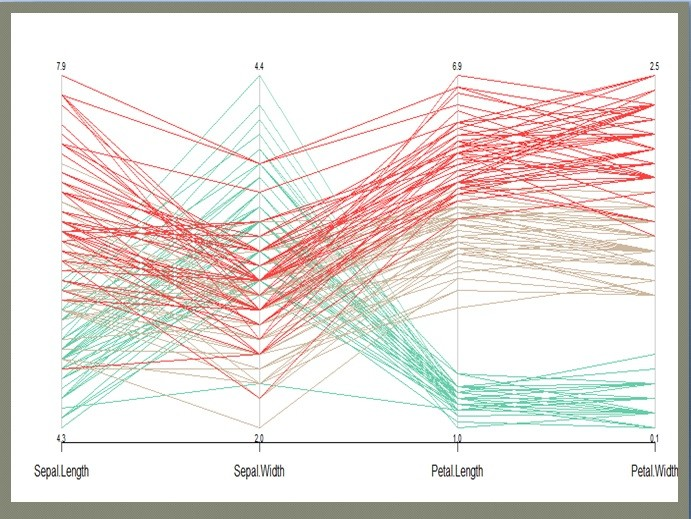
#> input picture notebooks/images/66.jpeg, 691 x 519 px; its folder holds only this picture in this run
$ python -i peak_clustering_category_separator.py   (imports and definitions only)
#> lines starting #> are read from the running program, lines starting #| are printed output that depends on the picture; after the words box and inside, x2 and y2 are one past the last pixel; in counts of white or black regions, pixels touching at a corner belong together
#> in process_single_image_with_peaks, img_bgr is the input picture: shape (519, 691, 3); mean B, G, R 220.4, 224.1, 230.2
from scipy.signal import find_peaks
import cv2
import numpy as np
from sklearn.cluster import DBSCAN
import os
from pathlib import Path
import json
import re


class PeakClusteringCategorySeparator:
    """
    Peak-aware clustering + category separation (white background).

      1) Build a hue histogram from saturation/value-filtered pixels.
      2) Detect peaks on the histogram.
      3) Optionally keep only the top-K strongest peaks.
      4) Keep only pixels whose hue lies within +/- peak_tol of any selected peak.
      5) Run DBSCAN on this filtered hue set.
      6) Apply resulting hue ranges to the image (white background, with lines).

    This is a standalone version (no inheritance from ClusteringCategorySeparator).
    """

    # ---------- Small utilities ----------

    @staticmethod
    def _json_exists(p):
        return bool(p) and os.path.exists(p)

    # [13 lines left out: function _closest_category, not called in this run]

    def _build_masks_from_ranges(self, hsv_img, cluster_ranges, pad=5):
        """
        Build binary masks per cluster from (min_hue, max_hue, center).

        Parameters
        ----------
        hsv_img : np.ndarray (H,W,3) HSV image
        cluster_ranges : dict[int] -> (hmin, hmax, center)
        pad : int
            Extra margin in hue around [hmin, hmax].

        Returns
        -------
        masks : list of (cluster_id, mask, center_hue)
            Sorted by center_hue ascending for stable naming.
        """
        masks = []
        for cid, (hmin, hmax, center) in cluster_ranges.items():
            low = np.array([max(0, hmin - pad), 50, 50], dtype=np.uint8)
            high = np.array([min(179, hmax + pad), 255, 255], dtype=np.uint8)
            mask = cv2.inRange(hsv_img, low, high)
            if np.count_nonzero(mask) == 0:
                continue
            masks.append((cid, mask, center))
        masks.sort(key=lambda t: t[2])  # sort by center hue
        return masks

    # [29 lines left out: function _count_gt_categories_for_crop, not called in this run]

    def _apply_ranges_to_image(
        self,
        crop_path,
        ranges,
        json_path,
        output_dir,
        category_colors=None,
        prefer_gt_lines=True,
    ):
        """
        Apply discovered hue ranges to a single crop and save white-bg cutouts.

        - If `category_colors` is provided (or found in json), outputs are per-category.
        - Otherwise, outputs are named *_cat_1, *_cat_2, ... (ordered by hue).
        - If `prefer_gt_lines` and per-category GT exists in json, use GT lines verbatim.
        - Otherwise, lines are assigned by midpoint-in-mask.

        Returns
        -------
        output_data : list[{"filename": str, "lines": [...] }]
        color_data  : list[{"filename": str, "color_hsv": {...}}]
        """
        os.makedirs(output_dir, exist_ok=True)
        img_bgr = cv2.imread(crop_path)
        if img_bgr is None:
            raise FileNotFoundError(crop_path)
        hsv = cv2.cvtColor(img_bgr, cv2.COLOR_BGR2HSV)

        # Build masks from the provided cluster ranges (sorted by center hue)
        color_masks = self._build_masks_from_ranges(hsv, ranges, pad=5)

        # ---- Load GT lines (both shapes supported) ----
        gt_cat_dict = None  # dict: cat -> list of coords  (if JSON has per-category)
        merged_lines = []   # flat list of coords (fallback)

        if self._json_exists(json_path):
            with open(json_path, "r") as f:
                data = json.load(f)

            # find crop key from filename, e.g. image_10_crop_2_*.png -> crop_2
            m = re.search(r"_crop_(\d+)", Path(crop_path).stem)
            if m:
                crop_key = f"crop_{m.group(1)}"
                crop_val = (data.get("lines") or {}).get(crop_key, [])

                if isinstance(crop_val, dict):
                    gt_cat_dict = crop_val  # keep as-is (preserve types/order)
                    # also prepare a merged list for non-category path
                    for _, coords in (crop_val or {}).items():
                        if coords:
                            merged_lines.extend(coords)
                elif isinstance(crop_val, list):
                    merged_lines = crop_val or []

            # Optional category mapping hints
            if category_colors is None:
                category_colors = data.get("category_colors", None)  # may still be None

        output_data, color_data = [], []

        # ---- With configured categories ----
        if category_colors:
            # Prepare accumulators
            cat_coords = {cat: [] for cat in category_colors}
            cat_masks = {cat: np.zeros(img_bgr.shape[:2], dtype=np.uint8) for cat in category_colors}

            if prefer_gt_lines and isinstance(gt_cat_dict, dict):
                # Use GT coordinates verbatim per category (no reassignment / casting)
                for cat in cat_coords:
                    cat_coords[cat] = gt_cat_dict.get(cat, [])
                # Still build masks for visuals: map each cluster to the nearest category
                for _, m, center in color_masks:
                    cat = self._closest_category((center / 180.0, 1, 1), category_colors)
                    cat_masks[cat] = cv2.bitwise_or(cat_masks[cat], m)
            else:
                # Assign by midpoint-in-mask, then map to closest category
                for line in (merged_lines or []):
                    x1, y1, x2, y2 = map(int, line)
                    mx, my = int((x1 + x2) / 2), int((y1 + y2) / 2)
                    for _, m, center in color_masks:
                        if 0 <= my < m.shape[0] and 0 <= mx < m.shape[1] and m[my, mx] > 0:
                            cat = self._closest_category((center / 180.0, 1, 1), category_colors)
                            cat_coords.setdefault(cat, []).append(line)
                            cat_masks[cat] = cv2.bitwise_or(cat_masks[cat], m)
                            break

            # Save per-category (white bg), unchanged structure
            for cat, m in cat_masks.items():
                if np.count_nonzero(m) == 0:
                    continue
                white = np.full_like(img_bgr, 255)
                fg = cv2.bitwise_and(img_bgr, img_bgr, mask=m)
                inv = cv2.bitwise_not(m)
                out = cv2.bitwise_or(fg, cv2.bitwise_and(white, white, mask=inv))
                out_name = f"{Path(crop_path).stem}_{cat}.png"
                cv2.imwrite(os.path.join(output_dir, out_name), out)

                output_data.append({
                    "filename": out_name,
                    "lines": cat_coords.get(cat, []),
                })
                color_data.append({
                    "filename": out_name,
                    "color_hsv": category_colors[cat],
                })
            return output_data, color_data

        # ---- No configured categories: name outputs *_cat_# in hue order ----
        # Use merged_lines (GT union or flat) and assign by midpoint to cluster masks (stable order).
        cat_coords = {cid: [] for cid, *_ in color_masks}
        for line in (merged_lines or []):
            x1, y1, x2, y2 = map(int, line)
            mx, my = int((x1 + x2) / 2), int((y1 + y2) / 2)
            for cid, m, _ in color_masks:
                if 0 <= my < m.shape[0] and 0 <= mx < m.shape[1] and m[my, mx] > 0:
                    cat_coords[cid].append(line)
                    break

        for idx, (cid, m, center) in enumerate(color_masks, start=1):
            if np.count_nonzero(m) == 0:
                continue
            white = np.full_like(img_bgr, 255)
            fg = cv2.bitwise_and(img_bgr, img_bgr, mask=m)
            inv = cv2.bitwise_not(m)
            out = cv2.bitwise_or(fg, cv2.bitwise_and(white, white, mask=inv))
            out_name = f"{Path(crop_path).stem}_cat_{idx}.png"
            cv2.imwrite(os.path.join(output_dir, out_name), out)

            output_data.append({
                "filename": out_name,
                "lines": cat_coords.get(cid, []),
            })
            color_data.append({
                "filename": out_name,
                "color_hsv": {
                    "h": round(center / 180.0, 2),
                    "s": 1,
                    "v": 1,
                }
            })
        return output_data, color_data

    # ---------- Peak-aware hue clustering ----------

    def _cluster_hues(
        self,
        img_bgr,
        resize_factor,
        eps,
        min_samples,
        sat_thresh=50,
        val_thresh=50,
        use_peaks=True,
        top_k=None,
        peak_height_frac=0.05,
        peak_distance=5,
        peak_tol=10,
    ):
        """
        Downsampled hue clustering with optional peak pre-filtering.

        Returns
        -------
        cluster_ranges : dict[int] -> (min_hue, max_hue, center_hue)
        kept_clusters  : list[int]
        """
#> called with resize_factor = 0.3, eps = 5, min_samples = 200, sat_thresh = 50, val_thresh = 50, use_peaks = True, peak_height_frac = 0.05, peak_distance = 5
        hsv = cv2.cvtColor(img_bgr, cv2.COLOR_BGR2HSV)
#> hsv: shape (519, 691, 3); mean H, S, V 36.1, 19.6, 233.8
        H, S, V = hsv[..., 0], hsv[..., 1], hsv[..., 2]

        # Downsample
        h_small = cv2.resize(
            H, (0, 0), fx=resize_factor, fy=resize_factor, interpolation=cv2.INTER_NEAREST
        )
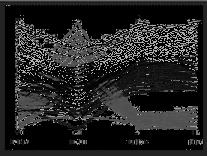
#> h_small: shape (156, 207); min 0, max 179, mean 36
        s_small = cv2.resize(
            S, (0, 0), fx=resize_factor, fy=resize_factor, interpolation=cv2.INTER_NEAREST
        )
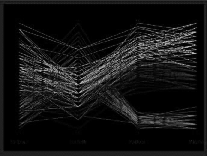
#> s_small: shape (156, 207); min 0, max 188, mean 19.4
        v_small = cv2.resize(
            V, (0, 0), fx=resize_factor, fy=resize_factor, interpolation=cv2.INTER_NEAREST
        )
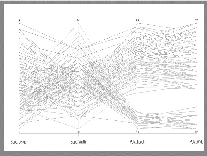
#> v_small: shape (156, 207); min 36, max 255, mean 234.8

        valid_small = (s_small >= sat_thresh) & (v_small >= val_thresh)
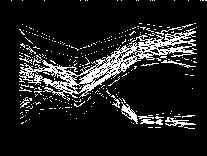
#> valid_small: shape (156, 207) bool; 12.3% white in thin lines or dots, all inside (x1, y1, x2, y2) = (11, 0, 207, 129)
        hue_vals = h_small[valid_small].reshape(-1, 1)
#> hue_vals = 3978 values, max 179 at index 23, min 0 at index 27, mean 60.69

        if hue_vals.size == 0:
            return {}, []

        # ---- Peak pre-filtering ----
        if use_peaks:
            # Histogram over all valid downsampled hues (OpenCV hue range [0, 180))
            hue_flat = hue_vals.flatten()
#> hue_flat has the same summary as hue_vals
            hist, _ = np.histogram(hue_flat, bins=180, range=(0, 180))
#> hist = 180 values, max 487 at index 0, min 0 at index 20, mean 22.1

            if hist.max() > 0:
                # Detect peaks
                peaks, props = find_peaks(
                    hist,
                    height=hist.max() * peak_height_frac,
                    distance=int(peak_distance),
                )
#> peaks = [11, 80]; props = {'peak_heights': [30, 284]}

                # Optionally keep only strongest top_k
                if top_k is not None and len(peaks) > 0:
                    try:
                        k = int(top_k)
                    except Exception:
                        k = None
                    if k is not None and k > 0 and len(peaks) > k:
                        order = np.argsort(hist[peaks])[::-1]
                        peaks = peaks[order[:k]]

                if len(peaks) > 0:
                    # Keep only hues within +/- peak_tol of *any* selected peak
                    keep_mask = np.zeros_like(hue_flat, dtype=bool)
                    for p in peaks:
                        low = max(0, p - peak_tol)
                        high = min(179, p + peak_tol)
                        keep_mask |= (hue_flat >= low) & (hue_flat <= high)
#> this loop made 2 passes
#> (p, low, high) on passes 1 to 2: (11, 1, 21), (80, 70, 90)

                    hue_flat = hue_flat[keep_mask]
#> hue_flat = 2454 values, max 86 at index 1186, min 1 at index 0, mean 23.96
                    hue_vals = hue_flat.reshape(-1, 1)
#> hue_vals has the same summary as hue_flat

        # After peak filtering we might lose everything
        if hue_vals.size == 0:
            return {}, []

        # ---- DBSCAN on (possibly) peak-filtered hues ----
        db = DBSCAN(eps=eps, min_samples=min_samples)
        labels = db.fit_predict(hue_vals)
#> labels = 2454 values, max 1 at index 242, min -1 at index 672, mean 0.263

        kept_clusters = np.unique(labels[labels != -1])
#> kept_clusters = [0, 1]
        cluster_ranges = {}

        for cid in kept_clusters:
            ch = hue_vals[labels == cid]
            if ch.size == 0:
                continue
            hmin, hmax = int(np.min(ch)), int(np.max(ch))
            center = float((hmin + hmax) / 2.0)
            cluster_ranges[int(cid)] = (hmin, hmax, center)
#> this loop made 2 passes
#> (hmin, hmax, center) on passes 1 to 2: (1, 18, 9.5), (70, 86, 78)
#> after the loop, cluster_ranges = {0: (1, 18, 9.5), 1: (70, 86, 78)}

        return cluster_ranges, kept_clusters.tolist()

    # ---------- Public API ----------

    def process_single_image_with_peaks(
        self,
        image_path,
        json_path=None,
        output_dir=".",
        resize_factor=0.30,
        eps=5,
        min_samples=200,
        sat_thresh=50,
        val_thresh=50,
        top_k=None,
        peak_height_frac=0.05,
        peak_distance=5,
        peak_tol=10,
        prefer_gt_lines=True,
    ):
        """
        Run the hybrid 'peaks -> DBSCAN' pipeline on a single image.

        - Detect hue peaks on downsampled hue.
        - Filter hue samples to lie near those peaks.
        - Run DBSCAN on filtered samples.
        - Apply resulting hue ranges to this image only (white background).

        Returns
        -------
        output_data : list[dict]
        color_data  : list[dict]
        """
        os.makedirs(output_dir, exist_ok=True)

        img_bgr = cv2.imread(image_path)
        if img_bgr is None:
            raise ValueError(f"Could not read image: {image_path}")

        # Discover ranges with peak-aware clustering
        ranges, kept = self._cluster_hues(
            img_bgr,
            resize_factor=resize_factor,
            eps=eps,
            min_samples=min_samples,
            sat_thresh=sat_thresh,
            val_thresh=val_thresh,
            use_peaks=True,
            top_k=top_k,
            peak_height_frac=peak_height_frac,
            peak_distance=peak_distance,
            peak_tol=peak_tol,
        )
#> ranges = {0: (1, 18, 9.5), 1: (70, 86, 78)}; kept = [0, 1]

        if not kept:
            print(f"[WARN] No clusters found (after peak filtering) for '{image_path}'.")
            return [], []

        # Apply to this image
        output_data, color_data = self._apply_ranges_to_image(
            crop_path=image_path,
            ranges=ranges,
            json_path=json_path,
            output_dir=output_dir,
            category_colors=None,        # let it load from json if present
            prefer_gt_lines=prefer_gt_lines,
        )
#> the loop in _build_masks_from_ranges, `for cid, (hmin, hmax, center) in cluster_ranges.items():` made 2 passes
#> (cid, hmin, hmax, center, low, high) on passes 1 to 2: (0, 1, 18, 9.5, [0, 50, 50], [23, 255, 255]), (1, 70, 86, 78, [65, 50, 50], [91, 255, 255])
#> pass 1, in _build_masks_from_ranges, `mask = cv2.inRange(hsv_img, low, high)`:
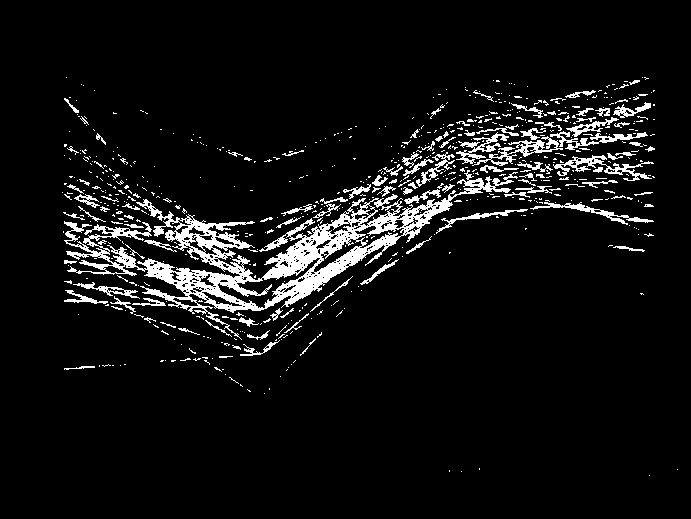
#> mask: shape (519, 691); 7.1% white; 654 white regions (543 under 20 px), largest, box (x1, y1, x2, y2) and area: (64, 170, 518, 340) 13480, (553, 155, 654, 181) 690, (472, 136, 563, 166) 639
#> after the loop in _build_masks_from_ranges, `for cid, (hmin, hmax, center) in cluster_ranges.items():`: masks = 2 items
#> in _apply_ranges_to_image, `cat_coords = {cid: [] for cid, *_ in color_masks}`: cat_coords = {0: [], 1: []}
#> the loop in _apply_ranges_to_image, `for idx, (cid, m, center) in enumerate(color_masks, start=1):` made 2 passes
#> (idx, cid, center, out_name) on passes 1 to 2: (1, 0, 9.5, '66_cat_1.png'), (2, 1, 78, '66_cat_2.png')
#> pass 1, in _apply_ranges_to_image, `out = cv2.bitwise_or(fg, cv2.bitwise_and(white, white, mask=inv))`:
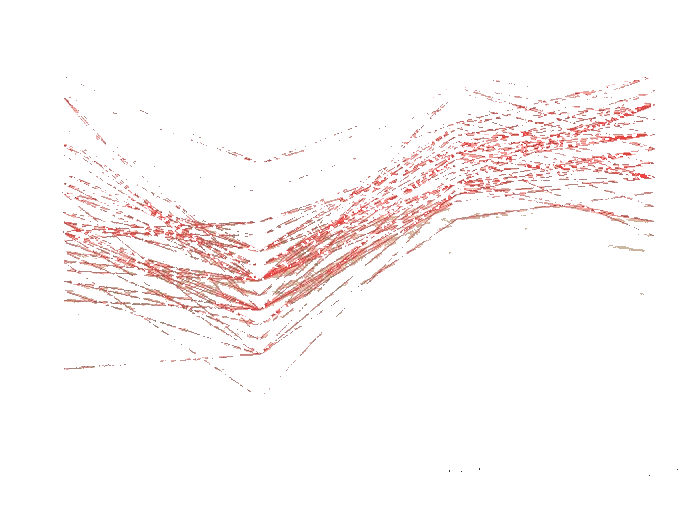
#> out: shape (519, 691, 3); mean B, G, R 246.9, 247.3, 252.1
#> pass 2, in _apply_ranges_to_image, `fg = cv2.bitwise_and(img_bgr, img_bgr, mask=m)`:
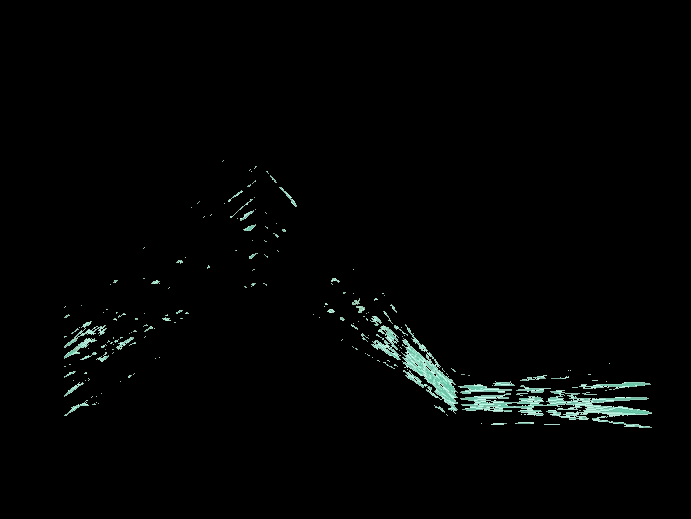
#> fg: shape (519, 691, 3); mean B, G, R 3.9, 4.3, 3.1
#> after the loop in _apply_ranges_to_image, `for idx, (cid, m, center) in enumerate(color_masks, start=1):`: color_data = 2 items
#> output_data = 2 items; color_data = 2 items
        return output_data, color_data

    # [142 lines left out: function process_batch_with_peaks, not called in this run]

>>> result = PeakClusteringCategorySeparator().process_single_image_with_peaks('../../../notebooks/images/66.jpeg')

$ run again, on notebooks/images/1.png
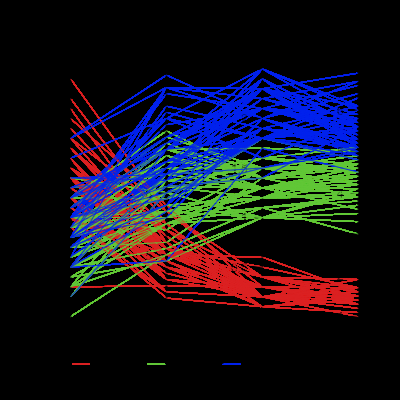
#> input picture notebooks/images/1.png, 400 x 400 px
#> in process_single_image_with_peaks, img_bgr is the input picture: shape (400, 400, 3); mean B, G, R 30.5, 20.2, 21.1
#> hsv: shape (400, 400, 3); mean H, S, V 17.5, 54.4, 51.4
#> in _cluster_hues, `valid_small = (s_small >= sat_thresh) & (v_small >= val_thresh)`:
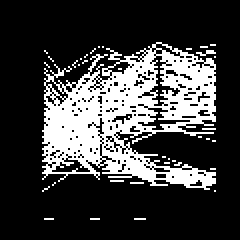
#> valid_small: shape (120, 120) bool (shown 2 times larger); 24.6% white; 36 white regions (35 under 20 px), largest, box (x1, y1, x2, y2) and area: (21, 21, 108, 95) 3423
#> in _cluster_hues, `hue_vals = h_small[valid_small].reshape(-1, 1)`: hue_vals = 3541 values, max 179 at index 319, min 0 at index 37, mean 71.02
#> in _cluster_hues, `hue_flat = hue_vals.flatten()`: hue_flat has the same summary as hue_vals
#> hist = 180 values, max 1047 at index 116, min 0 at index 5, mean 19.67
#> peaks = [51, 116]; props = {'peak_heights': [670, 1047]}
#> the loop in _cluster_hues, `for p in peaks:` made 2 passes
#> (p, low, high) on passes 1 to 2: (51, 41, 61), (116, 106, 126)
#> in _cluster_hues, `hue_flat = hue_flat[keep_mask]`: hue_flat = 2425 values, max 126 at index 1715, min 41 at index 1490, mean 91.65
#> in _cluster_hues, `hue_vals = hue_flat.reshape(-1, 1)`: hue_vals has the same summary as hue_flat
#> labels = 2425 values, max 1 at index 611, min 0 at index 0, mean 0.371
#> kept_clusters = [0, 1]
#> the loop in _cluster_hues, `for cid in kept_clusters:` made 2 passes
#> (hmin, hmax, center) on passes 1 to 2: (106, 126, 116), (41, 61, 51)
#> after the loop in _cluster_hues, `for cid in kept_clusters:`: cluster_ranges = {0: (106, 126, 116), 1: (41, 61, 51)}
#> kept = [0, 1]
#> the loop in _build_masks_from_ranges, `for cid, (hmin, hmax, center) in cluster_ranges.items():` made 2 passes
#> (cid, hmin, hmax, center, low, high) on passes 1 to 2: (0, 106, 126, 116, [101, 50, 50], [131, 255, 255]), (1, 41, 61, 51, [36, 50, 50], [66, 255, 255])
#> after the loop in _build_masks_from_ranges, `for cid, (hmin, hmax, center) in cluster_ranges.items():`: masks = 2 items
#> cat_coords = {1: [], 0: []}
#> the loop in _apply_ranges_to_image, `for idx, (cid, m, center) in enumerate(color_masks, start=1):` made 2 passes
#> (idx, cid, center, out_name) on passes 1 to 2: (1, 1, 51, '1_cat_1.png'), (2, 0, 116, '1_cat_2.png')
#> pass 2, in _apply_ranges_to_image, `fg = cv2.bitwise_and(img_bgr, img_bgr, mask=m)`:
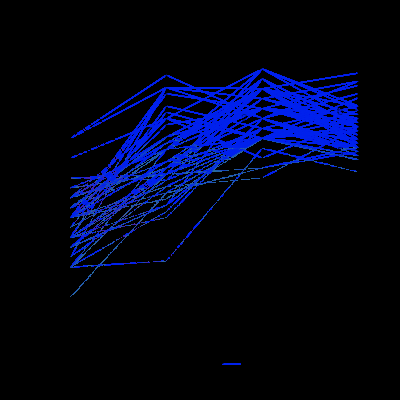
#> fg: shape (400, 400, 3); mean B, G, R 24, 4.3, 0.8
#> after the loop in _apply_ranges_to_image, `for idx, (cid, m, center) in enumerate(color_masks, start=1):`: color_data = 2 items
